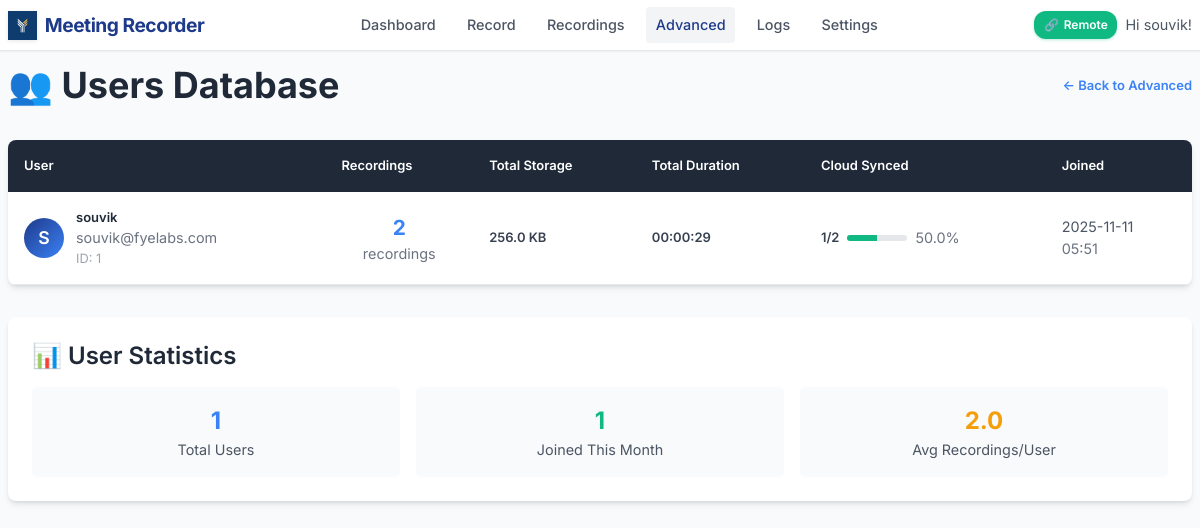
The app's page /admin/users (signed in) with its own data.
### models.py (models this page shows, shortened)
class User(UserMixin, db.Model):
    id = db.Column(db.Integer, primary_key=True)
    username = db.Column(db.String(80), unique=True, nullable=False)
    email = db.Column(db.String(120), unique=True, nullable=False)
    password_hash = db.Column(db.String(128))
    created_at = db.Column(db.DateTime, default=datetime.utcnow)
    is_active = db.Column(db.Boolean, default=True)
    default_monitor = db.Column(db.String(200))  # Default monitor for recordings
    auto_delete_days = db.Column(db.Integer, default=30)  # Auto-delete recordings after N days
    recordings = db.relationship('Recording', backref='user', lazy=True)
    meetings = db.relationship('Meeting', backref='user', lazy=True)

### app.py (the view)
@app.route('/admin/users')
@login_required
def admin_users():
    try:
        from datetime import datetime, timedelta
        users = User.query.all()
        users_data = []
        for user in users:
            recordings = Recording.query.filter_by(user_id=user.id).all()
            recording_count = len(recordings)
            total_size = sum(r.file_size or 0 for r in recordings)
            total_duration = sum(r.duration or 0 for r in recordings)
            uploaded_count = sum(1 for r in recordings if r.uploaded)
            users_data.append((user, recording_count, total_size, total_duration, uploaded_count))
        thirty_days_ago = datetime.now() - timedelta(days=30)
        recent_users = sum(1 for user, _, _, _, _ in users_data
                          if user.created_at and user.created_at > thirty_days_ago)
        return render_template('admin/users.html',
                             users_data=users_data,
                             recent_users=recent_users)
    except Exception as e:
        logger.error(f" Admin users error: {e}")
        return f"Database error: {e}", 500

### app.py (called while the page is built)
def format_file_size(size_bytes):
    if not size_bytes:
        return "0 B"
    for unit in ['B', 'KB', 'MB', 'GB']:
        if size_bytes < 1024:
            return f"{size_bytes:.1f} {unit}"
        size_bytes /= 1024
    return f"{size_bytes:.1f} TB"

def format_duration(seconds):
    if not seconds:
        return "00:00:00"
    hours = seconds // 3600
    minutes = (seconds % 3600) // 60
    secs = seconds % 60
    return f"{hours:02d}:{minutes:02d}:{secs:02d}"

@app.context_processor
def utility_processor():
    active_recording = None
    if current_user.is_authenticated:
        global recording_state
        if recording_state.get('active', False):
            recent_recording = Recording.query.filter_by(user_id=current_user.id).order_by(Recording.created_at.desc()).first()
            if recent_recording and recent_recording.status != 'completed':
                active_recording = recent_recording
    return dict(
        format_file_size=format_file_size,
        format_duration=format_duration,
        active_recording=active_recording,
        is_remote_recording_enabled=is_remote_recording_enabled
    )

@login_manager.user_loader
def load_user(user_id):
    return db.session.get(User, int(user_id))  # Fix SQLAlchemy deprecation

### templates/admin/users.html (shortened to what this page needs)
{% extends "base.html" %}
{% block content %}
<div style="display: flex; justify-content: space-between; align-items: center; margin-bottom: 2rem;">
    <h1 style="color: var(--gray-800); margin: 0;">👥 Users Database</h1>
    <a href="{{ url_for('admin_dashboard') }}" style="color: var(--secondary-blue); text-decoration: none; font-weight: 600;">← Back to Advanced</a>
</div>
{% if users_data %}
<div style="background: white; border-radius: 8px; overflow: hidden; box-shadow: var(--shadow-md);">
    <table style="width: 100%; border-collapse: collapse;">
        <thead>
            <tr style="background: var(--gray-800); color: white;">
                <th style="padding: 1rem; text-align: left; font-weight: 600;">User</th>
                <th style="padding: 1rem; text-align: left; font-weight: 600;">Recordings</th>
                <th style="padding: 1rem; text-align: left; font-weight: 600;">Total Storage</th>
                <th style="padding: 1rem; text-align: left; font-weight: 600;">Total Duration</th>
                <th style="padding: 1rem; text-align: left; font-weight: 600;">Cloud Synced</th>
                <th style="padding: 1rem; text-align: left; font-weight: 600;">Joined</th>
            </tr>
        </thead>
        <tbody>
            {% for user, recording_count, total_size, total_duration, uploaded_count in users_data %}
            <tr style="border-bottom: 1px solid var(--gray-200);" onmouseover="this.style.backgroundColor='var(--gray-50)'" onmouseout="this.style.backgroundColor='white'">
                <td style="padding: 1rem; vertical-align: middle;">
                    <div style="display: flex; align-items: center;">
                        <div style="width: 40px; height: 40px; border-radius: 50%; background: linear-gradient(135deg, var(--primary-blue), var(--secondary-blue)); display: flex; align-items: center; justify-content: center; color: white; font-weight: 600; margin-right: 0.75rem; font-size: 1.1rem;">
                            {{ user.username[0].upper() }}
                        </div>
                        <div>
                            <div style="font-weight: 600; color: var(--gray-800);">{{ user.username }}</div>
                            <div style="color: var(--gray-500); font-size: 0.9rem;">{{ user.email }}</div>
                            <div style="color: var(--gray-400); font-size: 0.8rem;">ID: {{ user.id }}</div>
                        </div>
                    </div>
                </td>
                <td style="padding: 1rem; vertical-align: middle;">
                    <div style="text-align: center;">
                        <div style="font-size: 1.3rem; font-weight: bold; color: var(--secondary-blue);">{{ recording_count or 0 }}</div>
                        <div style="color: var(--gray-500); font-size: 0.9rem;">recordings</div>
                    </div>
                </td>
                <td style="padding: 1rem; vertical-align: middle;">
                    <div style="font-weight: 600;">{{ format_file_size(total_size or 0) }}</div>
                </td>
                <td style="padding: 1rem; vertical-align: middle;">
                    <div style="font-weight: 600;">{{ format_duration(total_duration or 0) }}</div>
                </td>
                <td style="padding: 1rem; vertical-align: middle;">
                    {% set sync_percentage = ((uploaded_count or 0) / (recording_count or 1) * 100) | round(1) if recording_count > 0 else 0 %}
                    <div style="display: flex; align-items: center; gap: 0.5rem;">
                        <div style="font-weight: 600;">{{ uploaded_count or 0 }}/{{ recording_count or 0 }}</div>
                        <div style="background: var(--gray-200); height: 6px; width: 60px; border-radius: 3px; overflow: hidden;">
                            <div style="background: var(--success-green); height: 100%; width: {{ sync_percentage }}%; transition: width 0.3s;"></div>
                        </div>
                        <div style="color: var(--gray-500); font-size: 0.9rem;">{{ sync_percentage }}%</div>
                    </div>
                </td>
                <td style="padding: 1rem; vertical-align: middle;">
                    <div style="color: var(--gray-600); font-size: 0.9rem;">
                        {{ user.created_at.strftime('%Y-%m-%d') if user.created_at else 'N/A' }}
                        <br>
                        <span style="color: var(--gray-500);">{{ user.created_at.strftime('%H:%M') if user.created_at else '' }}</span>
                    </div>
                </td>
            </tr>
            {% endfor %}
        </tbody>
    </table>
</div>
<div style="background: white; padding: 1.5rem; border-radius: 8px; margin-top: 2rem; box-shadow: var(--shadow-md);">
    <h3 style="color: var(--gray-800); margin-bottom: 1rem;">📊 User Statistics</h3>
    <div style="display: grid; grid-template-columns: repeat(auto-fit, minmax(200px, 1fr)); gap: 1rem;">
        <div style="text-align: center; padding: 1rem; background: var(--gray-50); border-radius: 6px;">
            <div style="font-size: 1.5rem; font-weight: bold; color: var(--secondary-blue);">{{ users_data|length }}</div>
            <div style="color: var(--gray-600); font-size: 0.9rem;">Total Users</div>
        </div>
        <div style="text-align: center; padding: 1rem; background: var(--gray-50); border-radius: 6px;">
            <div style="font-size: 1.5rem; font-weight: bold; color: var(--success-green);">
                {{ recent_users or 0 }}
            </div>
            <div style="color: var(--gray-600); font-size: 0.9rem;">Joined This Month</div>
        </div>
        <div style="text-align: center; padding: 1rem; background: var(--gray-50); border-radius: 6px;">
            <div style="font-size: 1.5rem; font-weight: bold; color: var(--warning-yellow);">
                {{ (users_data|sum(attribute='1')|float / users_data|length)|round(1) if users_data|length > 0 else 0 }}
            </div>
            <div style="color: var(--gray-600); font-size: 0.9rem;">Avg Recordings/User</div>
        </div>
    </div>
</div>
{% else %}
<div style="background: white; padding: 3rem; text-align: center; border-radius: 8px; box-shadow: var(--shadow-md);">
    <p style="color: var(--gray-500); font-size: 1.1rem; margin: 0;">👤 No users found</p>
</div>
{% endif %}
{% endblock %}

### templates/base.html (shortened to what this page needs)
<!DOCTYPE html>
<html lang="en">
<head>
</head>
<body>
    <header class="header">
        <div class="header-content">
            <a href="{{ url_for('dashboard') }}" class="logo">
                <img src="{{ url_for('static', filename='image.png') }}" alt="FYE Labs" class="logo-image">
                <span class="logo-text">Meeting Recorder</span>
            </a>
            <nav class="nav-menu">
                <a href="{{ url_for('dashboard') }}" class="nav-link {% if request.endpoint == 'dashboard' %}active{% endif %}">Dashboard</a>
                <a href="{{ url_for('record') }}" class="nav-link {% if request.endpoint == 'record' %}active{% endif %}">Record</a>
                <a href="{{ url_for('recordings') }}" class="nav-link {% if request.endpoint == 'recordings' %}active{% endif %}">Recordings</a>
                <a href="{{ url_for('admin_dashboard') }}" class="nav-link {% if request.endpoint.startswith('admin_') %}active{% endif %}">Advanced</a>
                <a href="{{ url_for('view_logs') }}" class="nav-link {% if request.endpoint == 'view_logs' %}active{% endif %}">Logs</a>
                <a href="{{ url_for('settings') }}" class="nav-link {% if request.endpoint == 'settings' %}active{% endif %}">Settings</a>
            </nav>
            <div class="user-menu">
                <div class="remote-status-indicator" id="remoteStatusIndicator">
                    <span id="remoteStatusIcon">🔗</span>
                    <span id="remoteStatusText">Remote</span>
                </div>
                <span class="user-info">Hi {{ current_user.username }}!</span>
            </div>
        </div>
    </header>
    <main class="container">
        {% block content %}{% endblock %}
    </main>
</body>
</html>

### records on screen
User: username "souvik", username "S", email "souvik@fyelabs.com", id "1", recording_count "2", format_file_size "256.0 KB", format_duration "00:00:29", uploaded_count "1", sync_percentage "50.0", created_at "2025-11-11", created_at "05:51"

### other values on screen
{{ users_data|length }} "1"
{{ recent_users or 0 }} "1"
